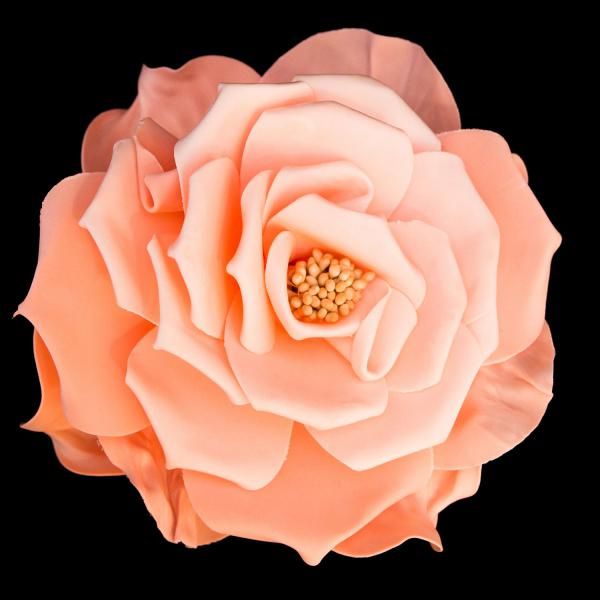
#> input picture ece180da_lab1/convert_color/flower.jpg, 600 x 600 px
$ python change_color.py
#> lines starting #> are read from the running program, lines starting #| are printed output that depends on the picture

import cv2
import numpy as np

im = cv2.imread('flower.jpg')
#> im is the input picture: shape (600, 600, 3); mean B, G, R 86.5, 103.4, 149.4
#change the color BGR to HSV
gray = cv2.cvtColor(im, cv2.COLOR_BGR2GRAY)
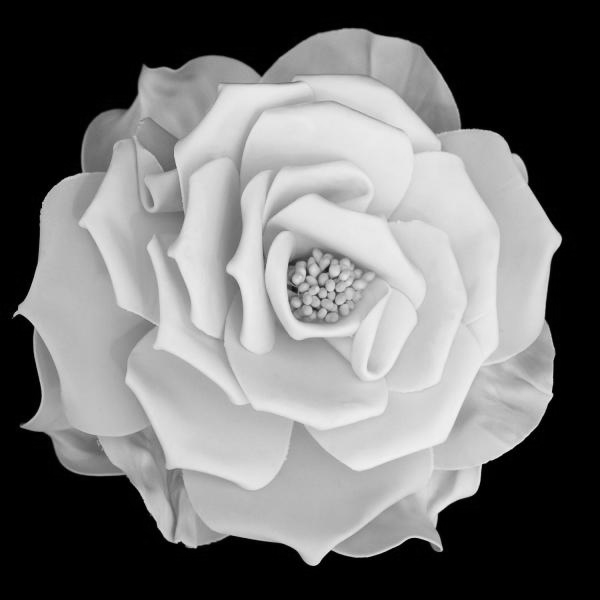
#> gray: shape (600, 600); min 0, max 244, mean 115.2

cv2.imshow('bgr_to_gray', gray)
cv2.waitKey(0)
cv2.destroyAllWindows()
